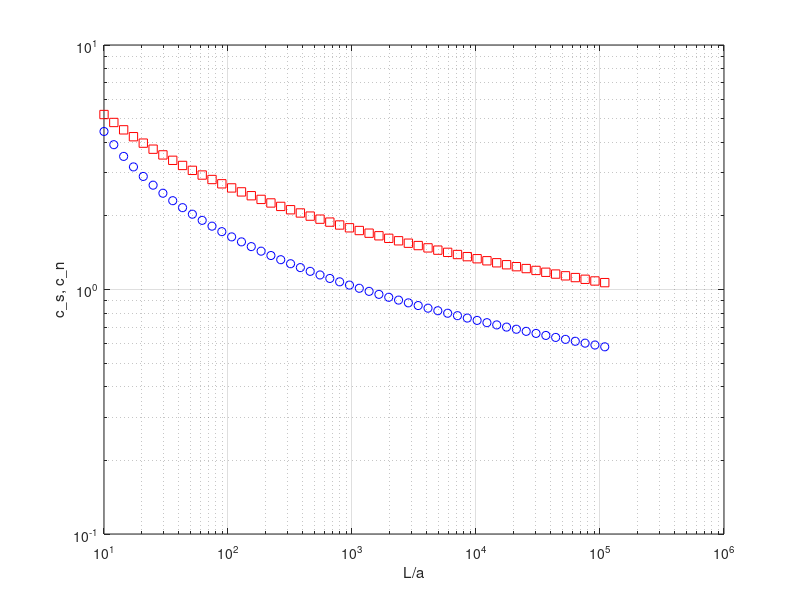

MATLAB code for this plot:


%Equations 19 and 20 in Keller and Rubinow

L=10/1.2
while L<10^5
L=L*1.2;
cs=2*pi/(log(L)-3/2+log(2)-(1-pi^2/12)/log(L));
cn=4*pi/(log(L)-1/2+log(2)-(1-pi^2/12)/log(L));
figure(1)
loglog(L,cs,'ob')
hold on
loglog(L,cn,'sr')
xlabel('L/a')
ylabel('c\_s, c\_n')
grid on
%ylim([0.1 10])
end